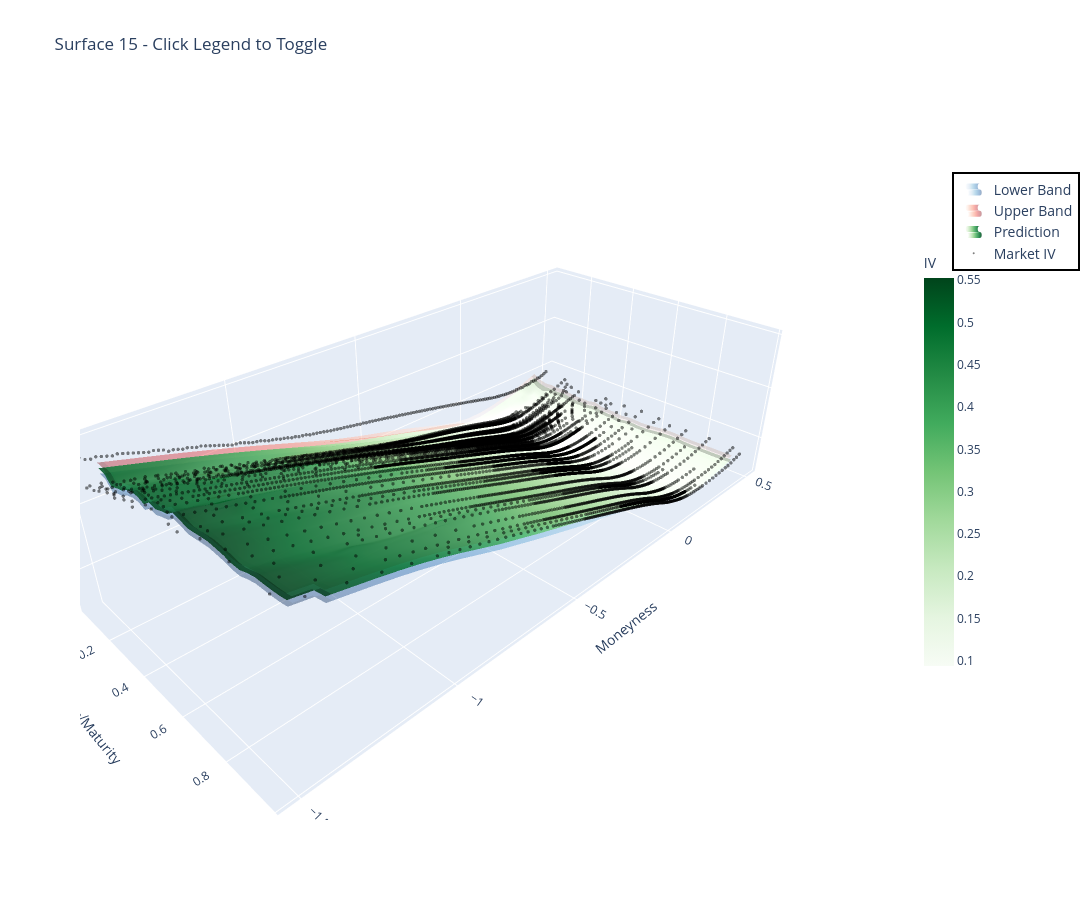

Here is the notebook cell this chart was saved with:
### Markdown cell above
---

### Results

- Mean coverage: 89.96% (target: ≥90%)
- Window size: K=5 surfaces
- Test surfaces: 7 held-out surfaces
- Quantile range: [0.017314, 0.018535]

### Code cell
# Interactive HTML Visualization
import plotly.graph_objects as go
from pathlib import Path
import os

# Use ABSOLUTE path to ensure file is saved
notebook_dir = Path(os.getcwd())
viz_folder = notebook_dir.parent.parent / 'visualizations'
viz_folder.mkdir(exist_ok=True)

print(f"Saving to: {viz_folder.absolute()}\n")

# Create figure
fig = go.Figure()

# Add layers with showlegend=True
fig.add_trace(go.Surface(
    x=rho_mesh, y=z_mesh, z=iv_lower_grid,
    colorscale='Blues', name='Lower Band', showscale=False, opacity=0.4,
    showlegend=True, hovertemplate='Lower: %{z:.4f}<extra></extra>'
))

fig.add_trace(go.Surface(
    x=rho_mesh, y=z_mesh, z=iv_upper_grid,
    colorscale='Reds', name='Upper Band', showscale=False, opacity=0.4,
    showlegend=True, hovertemplate='Upper: %{z:.4f}<extra></extra>'
))

fig.add_trace(go.Surface(
    x=rho_mesh, y=z_mesh, z=iv_pred_grid,
    colorscale='Greens', name='Prediction', showscale=True, opacity=0.85,
    showlegend=True, colorbar=dict(title='IV', len=0.6, x=1.1),
    hovertemplate='Prediction: %{z:.4f}<extra></extra>'
))

fig.add_trace(go.Scatter3d(
    x=rho_flat, y=z_flat, z=iv_market_flat,
    mode='markers', name='Market IV', 
    marker=dict(size=2, color='black', opacity=0.5),
    showlegend=True, hovertemplate='Market: %{z:.4f}<extra></extra>'
))

# Layout with visible legend
fig.update_layout(
    title=f'Surface {test_surf_idx} - Click Legend to Toggle',
    width=1400, height=900,
    showlegend=True,
    legend=dict(
        x=1.15, y=0.9, bgcolor='white', bordercolor='black', 
        borderwidth=2, font=dict(size=14)
    ),
    scene=dict(
        xaxis_title='√Maturity ',
        yaxis_title='Moneyness ',
        zaxis_title='Implied Volatility',
        camera=dict(eye=dict(x=1.6, y=-1.6, z=1.3))
    )
)

# Save HTML file
output_file = viz_folder / f'surface_{test_surf_idx}_interactive.html'
try:
    fig.write_html(str(output_file))
    print(f"SUCCESS! File saved to:")
    print(f"   {output_file}")
except Exception as e:
    print(f"Error saving: {e}")

# Show in notebook
fig.show()

### Figure 1 — Plotly figure (JSON) as saved in the notebook; plotly's stock layout.template omitted (floating-point values rounded to 4 significant figures; data arrays with more than 128 entries replaced by an {"elided": "..."} marker saying what was removed)
{"data": [{"colorscale": [[0, "rgb(247,251,255)"], [0.125, "rgb(222,235,247)"], [0.25, "rgb(198,219,239)"], [0.375, "rgb(158,202,225)"], [0.5, "rgb(107,174,214)"], [0.625, "rgb(66,146,198)"], [0.75, "rgb(33,113,181)"], [0.875, "rgb(8,81,156)"], [1, "rgb(8,48,107)"]], "hovertemplate": "Lower: %{z:.4f}<extra></extra>", "name": "Lower Band", "opacity": 0.4, "showlegend": true, "showscale": false, "type": "surface", "x": {"elided": "30x30 float values"}, "y": {"elided": "30x30 float values"}, "z": {"elided": "30x30 float values"}}, {"colorscale": [[0, "rgb(255,245,240)"], [0.125, "rgb(254,224,210)"], [0.25, "rgb(252,187,161)"], [0.375, "rgb(252,146,114)"], [0.5, "rgb(251,106,74)"], [0.625, "rgb(239,59,44)"], [0.75, "rgb(203,24,29)"], [0.875, "rgb(165,15,21)"], [1, "rgb(103,0,13)"]], "hovertemplate": "Upper: %{z:.4f}<extra></extra>", "name": "Upper Band", "opacity": 0.4, "showlegend": true, "showscale": false, "type": "surface", "x": {"elided": "30x30 float values"}, "y": {"elided": "30x30 float values"}, "z": {"elided": "30x30 float values"}}, {"colorbar": {"len": 0.6, "title": {"text": "IV"}, "x": 1.1}, "colorscale": [[0, "rgb(247,252,245)"], [0.125, "rgb(229,245,224)"], [0.25, "rgb(199,233,192)"], [0.375, "rgb(161,217,155)"], [0.5, "rgb(116,196,118)"], [0.625, "rgb(65,171,93)"], [0.75, "rgb(35,139,69)"], [0.875, "rgb(0,109,44)"], [1, "rgb(0,68,27)"]], "hovertemplate": "Prediction: %{z:.4f}<extra></extra>", "name": "Prediction", "opacity": 0.85, "showlegend": true, "showscale": true, "type": "surface", "x": {"elided": "30x30 float values"}, "y": {"elided": "30x30 float values"}, "z": {"elided": "30x30 float values"}}, {"hovertemplate": "Market: %{z:.4f}<extra></extra>", "marker": {"color": "black", "opacity": 0.5, "size": 2}, "mode": "markers", "name": "Market IV", "showlegend": true, "type": "scatter3d", "x": {"elided": "9351 float values"}, "y": {"elided": "9351 float values"}, "z": {"elided": "9351 float values"}}], "layout": {"height": 900, "legend": {"bgcolor": "white", "bordercolor": "black", "borderwidth": 2, "font": {"size": 14}, "x": 1.15, "y": 0.9}, "scene": {"camera": {"eye": {"x": 1.6, "y": -1.6, "z": 1.3}}, "xaxis": {"title": {"text": "√Maturity "}}, "yaxis": {"title": {"text": "Moneyness "}}, "zaxis": {"title": {"text": "Implied Volatility"}}}, "showlegend": true, "title": {"text": "Surface 15 - Click Legend to Toggle"}, "width": 1400}}
